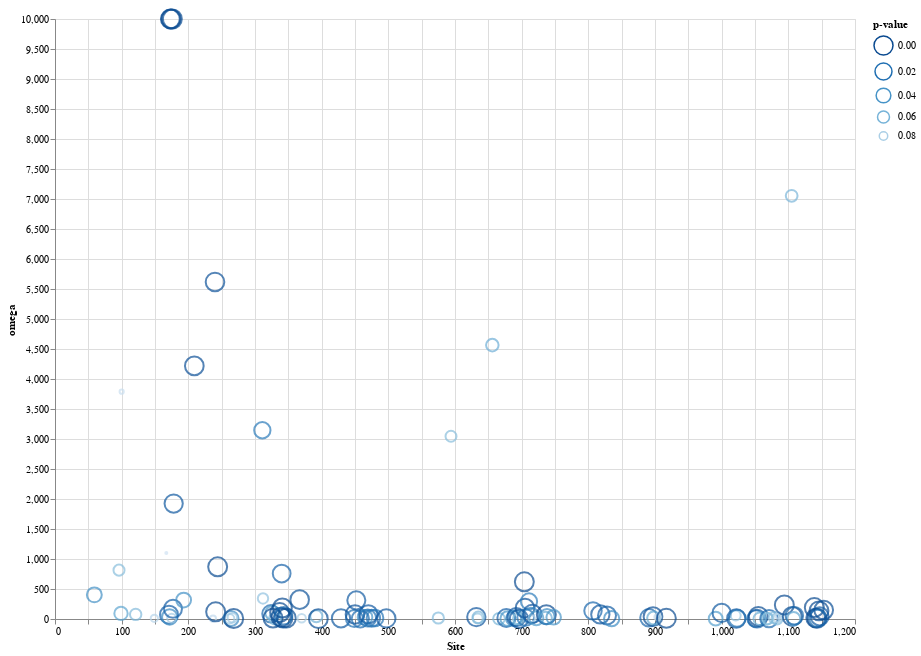

This figure's notebook cell:
### Code cell
source = df_results


points = alt.Chart(source).mark_point().encode(
    x='Site',
    y=alt.Y('omega',
        scale=alt.Scale(domain=(0, 10000), clamp=True)), 
    color=alt.Color('p-value', scale=alt.Scale(scheme='blues', reverse=True)),
    size=alt.Size('p-value', scale=alt.Scale(reverse=True))
).properties(
    width=800,
    height=600)

line = alt.Chart(source).mark_line(
    color='blue',
    size=1
).transform_window(
    rolling_mean='mean(omega)',
    frame=[-5, 5]
).encode(
    x='Site:Q',
    y='rolling_mean:Q'
).properties(
    width=800,
    height=600).interactive()

points
